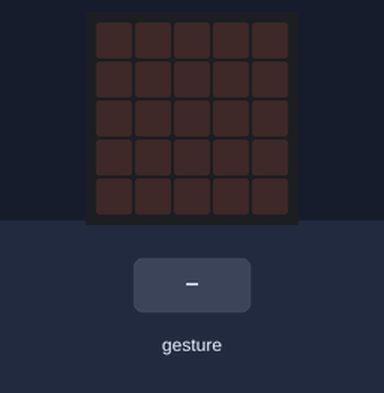
A program run on a simulated BBC micro:bit (MakeCode). On the bench: the board's 5×5 LED display. The test bench sets the inputs (shaded band). Random numbers come from a fixed seed; a tilt is held for 1.5 s and a shake lasts 1 s, then the board lies face up again.

Above: at 1.2 s.
1.3 s: gesture 'shake'
At 2.4 s:
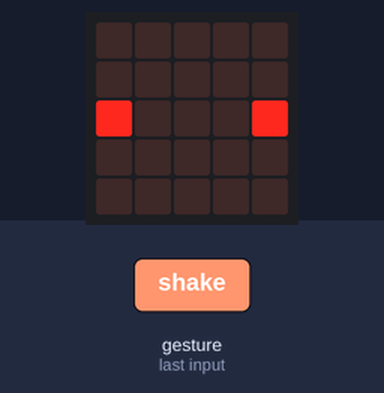
3.0 s: gesture 'shake'
At 3.7 s:
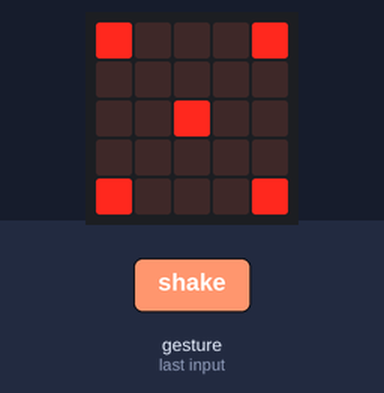
4.7 s: gesture 'shake'
At 6.1 s:
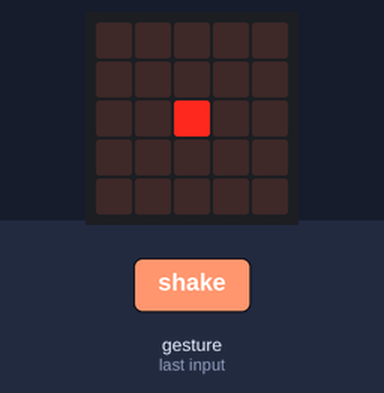
6.4 s: gesture 'shake'
At 7.5 s:
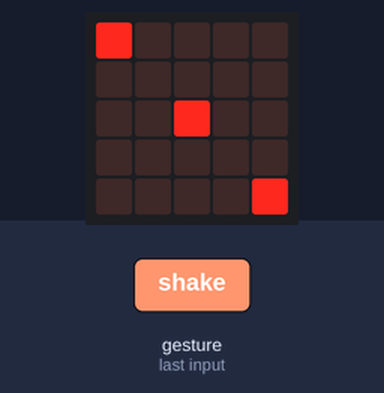
Timing chart, 0 to 9.1 s (numbered marks = the images above; inputs shaded):
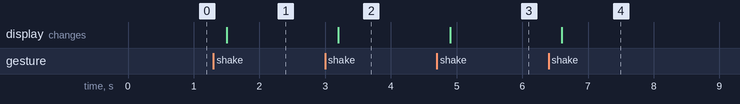

The program:

main.ts
```typescript
let numero = 0
input.onGesture(Gesture.Shake, function () {
    basic.clearScreen()
    numero = randint(1, 6)
    if (numero == 1) {
        basic.showLeds(`
            . . . . .
            . . . . .
            . . # . .
            . . . . .
            . . . . .
            `)
    } else if (numero == 2) {
        basic.showLeds(`
            . . . . .
            . . . . .
            # . . . #
            . . . . .
            . . . . .
            `)
    } else if (numero == 3) {
        basic.showLeds(`
            # . . . .
            . . . . .
            . . # . .
            . . . . .
            . . . . #
            `)
    } else if (numero == 4) {
        basic.showLeds(`
            # . . . #
            . . . . .
            . . . . .
            . . . . .
            # . . . #
            `)
    } else if (numero == 5) {
        basic.showLeds(`
            # . . . #
            . . . . .
            . . # . .
            . . . . .
            # . . . #
            `)
    } else {
        basic.showLeds(`
            # . . . #
            . . . . .
            # . . . #
            . . . . .
            # . . . #
            `)
    }
})
```

test.ts
```typescript
// testes vão aqui; isto não será compilado quando este pacote for usado como uma extensão.
```

Measured:
- after the input at 1.3 s, the display: changes after 0.20 s (image 1)
- after the input at 3.0 s, the display: changes after 0.20 s (image 2)
- after the input at 4.7 s, the display: changes after 0.20 s (image 3)
- after the input at 6.4 s, the display: changes after 0.20 s (image 4)
